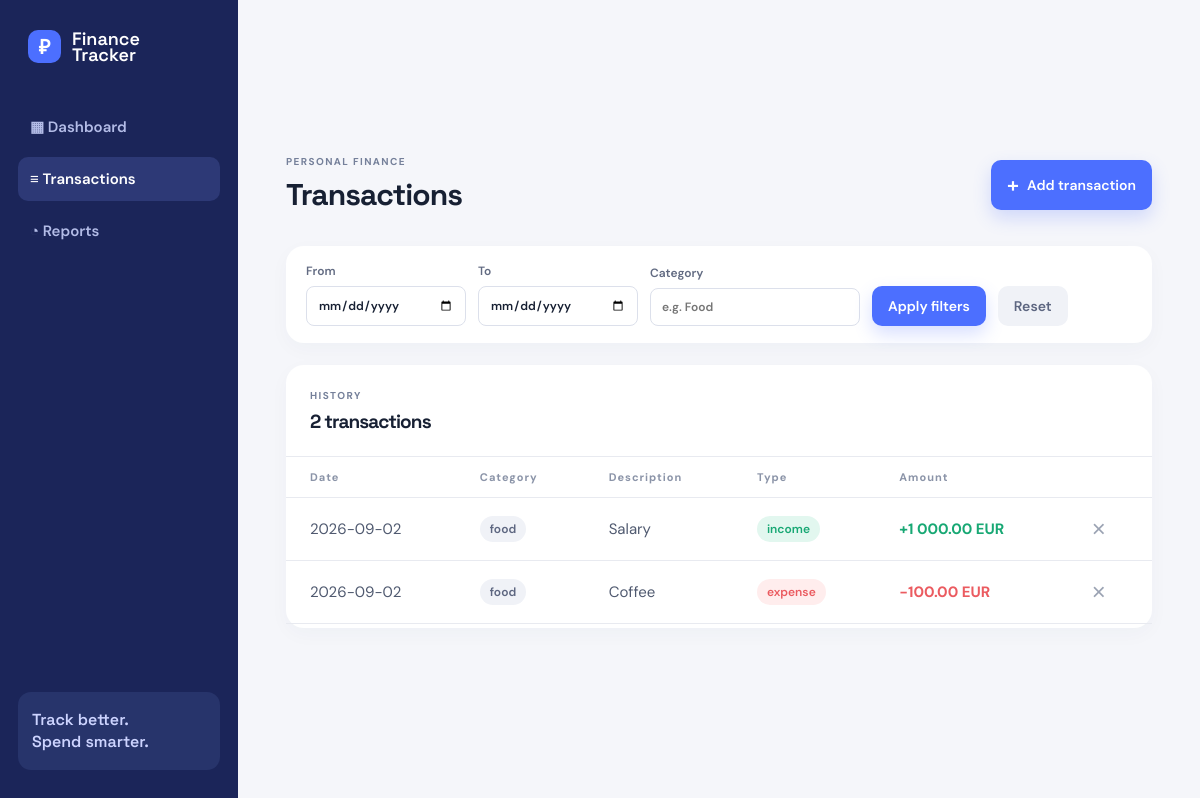
The app's page /transactions, older data.
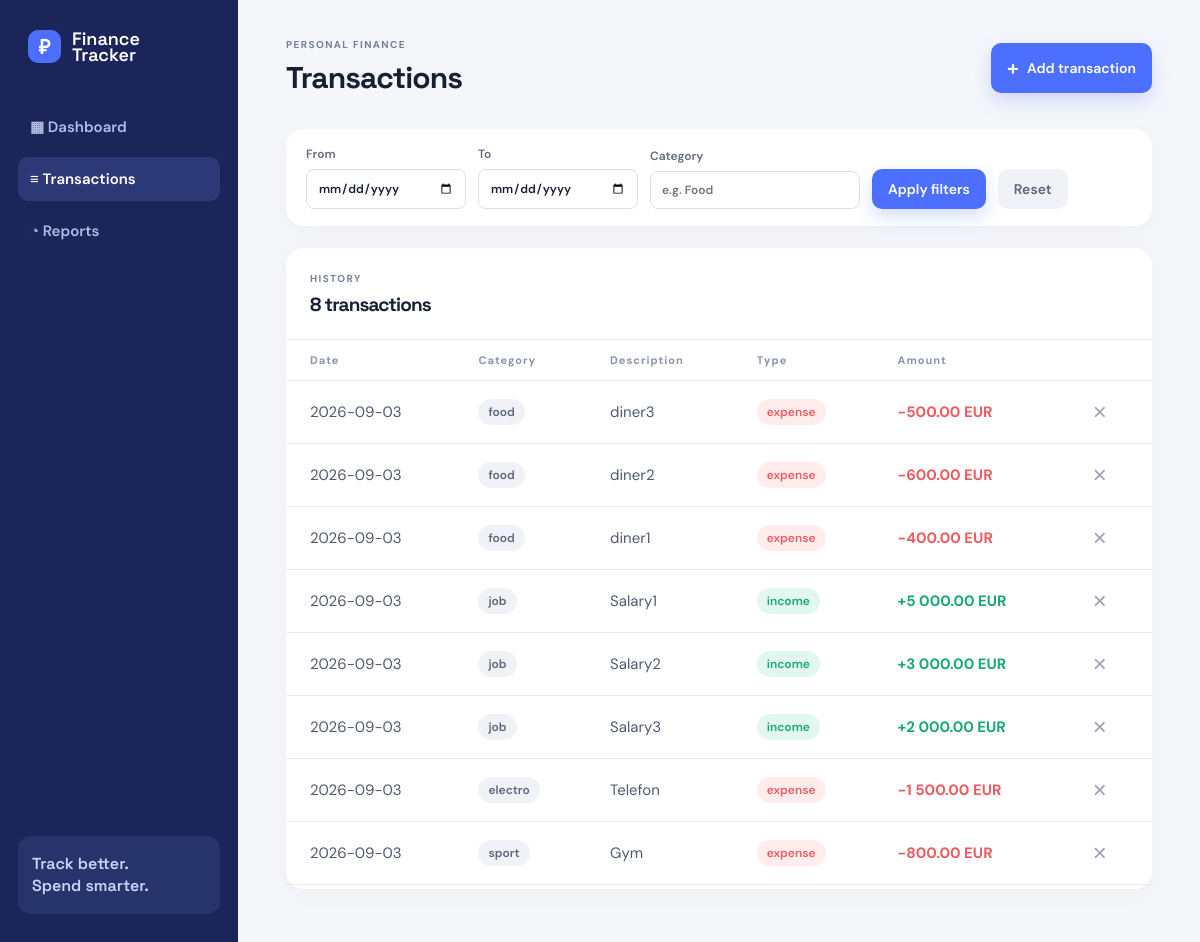
The same page, newer data.
### tables this page shows
CREATE TABLE transactions (
            id INTEGER PRIMARY KEY AUTOINCREMENT,
            type TEXT NOT NULL,
            amount REAL NOT NULL,
            category TEXT,
            description TEXT,
            date DATE
        );

### app.py (the view)
@app.get("/transactions")
def transactions():
    date_from = request.args.get("from", "")
    date_to = request.args.get("to", "")
    category = request.args.get("category", "")
    try:
        validated_from = validate_date(date_from or None)
        validated_to = validate_date(date_to or None)
    except ValueError as error:
        flash(str(error), "error")
        validated_from = validated_to = None
    conn = database_connection()
    try:
        records = get_transactions(conn, validated_from, validated_to, category)
    finally:
        conn.close()
    return render_template(
        "transactions.html",
        transactions=records,
        filters={
            "date_from": date_from,
            "date_to": date_to,
            "category": category,
        },
    )

### app.py (called while the page is built)
def money(amount):
    return f"{amount:,.2f}".replace(",", " ") + " EUR"

@app.template_filter("money")
def money_filter(amount):
    return money(amount)

def database_connection():
    conn = create_connection()
    create_table(conn)
    return conn

### database.py (called while the page is built)
def create_connection():
    return sqlite3.connect(DB_NAME)

def create_table(conn):
    conn.execute(
        """
        CREATE TABLE IF NOT EXISTS transactions (
            id INTEGER PRIMARY KEY AUTOINCREMENT,
            type TEXT NOT NULL,
            amount REAL NOT NULL,
            category TEXT,
            description TEXT,
            date DATE
        )
        """
    )
    conn.commit()

def get_transactions(conn, date_from=None, date_to=None, category=None):
    conditions = []
    parameters = []
    if date_from:
        conditions.append("date >= ?")
        parameters.append(date_from)
    if date_to:
        conditions.append("date <= ?")
        parameters.append(date_to)
    if category:
        conditions.append("LOWER(category) = LOWER(?)")
        parameters.append(category.strip())
    where_clause = f"WHERE {' AND '.join(conditions)}" if conditions else ""
    cursor = conn.execute(
        """
        SELECT * FROM transactions
        {where_clause}
        ORDER BY date DESC, id DESC
        """.format(where_clause=where_clause),
        parameters,
    )
    return cursor.fetchall()

### validators.py (called while the page is built, shortened)
def validate_date(value, allow_month=False):
    if value is None:
        return None

### templates/transactions.html (shortened to what this page needs)
{% extends "base.html" %}
{% block heading %}Transactions{% endblock %}
{% block content %}
<section class="panel filter-panel">
    <form class="filters" method="get">
        <label>From<input type="date" name="from" value="{{ filters.date_from }}"></label>
        <label>To<input type="date" name="to" value="{{ filters.date_to }}"></label>
        <label>Category<input type="text" name="category" value="{{ filters.category }}" placeholder="e.g. Food"></label>
        <button class="button button-primary">Apply filters</button>
        <a class="button button-ghost" href="{{ url_for('transactions') }}">Reset</a>
    </form>
</section>
<section class="panel table-panel">
    <div class="panel-heading">
        <div>
            <p class="eyebrow">HISTORY</p>
            <h2>{{ transactions|length }} transaction{{ '' if transactions|length == 1 else 's' }}</h2>
        </div>
    </div>
    {% if transactions %}
        <div class="table-wrap">
            <table>
                <thead>
                    <tr>
                        <th>Date</th>
                        <th>Category</th>
                        <th>Description</th>
                        <th>Type</th>
                        <th>Amount</th>
                        <th></th>
                    </tr>
                </thead>
                <tbody>
                    {% for item in transactions %}
                        <tr>
                            <td>{{ item[5] }}</td>
                            <td><span class="category-pill">{{ item[3] }}</span></td>
                            <td>{{ item[4] or '—' }}</td>
                            <td><span class="type-label {{ item[1] }}">{{ item[1] }}</span></td>
                            <td class="amount {{ item[1] }}">
                                {{ '+' if item[1] == 'income' else '−' }}{{ item[2]|money }}
                            </td>
                            <td>
                                <form method="post" action="{{ url_for('delete', transaction_id=item[0]) }}" onsubmit="return confirm('Delete this transaction?');">
                                    <button class="delete-button" aria-label="Delete">×</button>
                                </form>
                            </td>
                        </tr>
                    {% endfor %}
                </tbody>
            </table>
        </div>
    {% else %}
        <div class="empty-state">No transactions match these filters.</div>
    {% endif %}
</section>
{% endblock %}

### templates/base.html (shortened to what this page needs)
<!doctype html>
<html lang="en">
<head>
	<link rel="stylesheet" href="{{ url_for('static', filename='style.css') }}">
</head>
<body>
	<div class="app-shell">
		<aside class="sidebar">
			<a class="brand" href="{{ url_for('dashboard') }}">
				<span class="brand-mark">₽</span>
				<span>Finance<br>Tracker</span>
			</a>
			<nav class="navigation">
				<a href="{{ url_for('dashboard') }}" class="{% if request.endpoint == 'dashboard' %}active{% endif %}">▦ Dashboard</a>
				<a href="{{ url_for('transactions') }}" class="{% if request.endpoint == 'transactions' %}active{% endif %}">≡ Transactions</a>
				<a href="{{ url_for('report') }}" class="{% if request.endpoint == 'report' %}active{% endif %}">◔ Reports</a>
			</nav>
			<div class="sidebar-note">Track better.<br>Spend smarter.</div>
		</aside>
		<main class="main-content">
			<header class="topbar">
				<div>
					<p class="eyebrow">PERSONAL FINANCE</p>
					<h1>{% block heading %}Overview{% endblock %}</h1>
				</div>
				<a class="button button-primary" href="{{ url_for('add') }}">
					<span>+</span> Add transaction
				</a>
			</header>
			{% block content %}{% endblock %}
		</main>
	</div>
</body>
</html>

### static/style.css (style rules this page uses)
* { box-sizing:border-box }
body { margin:0; background:var(--page); color:var(--ink); font:15px "DM Sans",Arial,sans-serif }
.app-shell { min-height:100vh; display:grid; grid-template-columns:238px minmax(0,1fr) }
.sidebar { background:var(--navy); color:#cdd4ff; padding:30px 18px; display:flex; flex-direction:column }
.brand { display:flex; gap:11px; align-items:center; color:#fff; text-decoration:none; font:600 18px/16px "Space Grotesk",sans-serif; padding:0 10px 42px }
.brand-mark { display:grid; place-items:center; width:33px; height:33px; border-radius:10px; background:var(--blue); font:bold 20px Georgia }
.navigation { display:grid; gap:8px }
.navigation a { color:#b3bce7; text-decoration:none; padding:12px; border-radius:10px; font-weight:600 }
.navigation a:hover,.navigation .active { background:#2d3976; color:#fff }
.sidebar-note { margin-top:auto; padding:17px 14px; background:#27346b; border-radius:13px; font:600 16px/22px "Space Grotesk" }
.main-content { padding:38px 48px 55px; max-width:1450px; width:100%; margin:auto }
.topbar,.panel-heading,.month-bar,.form-actions { display:flex; justify-content:space-between; align-items:center; gap:20px }
.topbar { margin-bottom:32px }
.eyebrow { font-size:10px; letter-spacing:1.4px; font-weight:700; color:var(--muted); margin:0 0 7px }
.topbar h1,h2 { font-family:"Space Grotesk",sans-serif; letter-spacing:-.9px; margin:0 }
.topbar h1 { font-size:30px }
.button { border:0; border-radius:10px; padding:11px 16px; font:600 14px "DM Sans"; text-decoration:none; cursor:pointer; display:inline-flex; justify-content:center; align-items:center; gap:8px }
.button-primary { background:var(--blue); color:#fff; box-shadow:0 8px 18px #4c6fff38 }
.button-primary span { font-size:21px }
.button-ghost { background:#f0f2f7; color:#5d6680 }
.month-bar input,.filters input,.form-grid input { border:1px solid #dce0eb; background:#fff; border-radius:8px; padding:10px 11px; color:var(--ink); font:inherit }
.panel { background:#fff; border-radius:var(--radius); padding:24px; box-shadow:0 6px 20px #26345d08 }
.panel-heading { margin-bottom:22px }
.panel-heading h2 { font-size:19px }
.income { color:var(--green)!important }
.expense { color:var(--red)!important }
.filter-panel { margin-bottom:22px; padding:17px 20px }
.filters { display:flex; gap:12px; align-items:end }
.filters label,.form-grid label { display:grid; gap:7px; color:#626b82; font-weight:600; font-size:12px }
.filters input { width:160px }
.filters label:nth-child(3) input { width:210px }
.table-panel { padding:24px 0 4px }
.table-panel .panel-heading { padding:0 24px }
.table-wrap { overflow:auto }
table { width:100%; border-collapse:collapse; min-width:760px }
th { text-align:left; color:#8b94a8; font-size:11px; letter-spacing:1px; padding:13px 24px; border-top:1px solid var(--line); border-bottom:1px solid var(--line) }
td { padding:16px 24px; border-bottom:1px solid var(--line); color:#505a70 }
.category-pill,.type-label { display:inline-block; border-radius:20px; padding:5px 10px; background:#f0f2f7; font-weight:600; font-size:12px; color:#5d6680 }
.type-label.income { background:#e2f7ef }
.type-label.expense { background:#ffeded }
.amount { font-weight:700; white-space:nowrap }
.delete-button { border:0; color:#9ba3b3; background:transparent; font-size:24px; cursor:pointer }

Row changes from the older to the newer data that the page shows:
removed transactions: date "2026-09-02", category "food", description "Salary", type "income", type "+", amount "1 000.00 EUR"
added transactions: date "2026-09-03", category "food", description "diner3", type "expense", type "−", amount "500.00 EUR"
added transactions: date "2026-09-03", category "food", description "diner2", type "expense", type "−", amount "600.00 EUR"
added transactions: date "2026-09-03", category "food", description "diner1", type "expense", type "−", amount "400.00 EUR"
added transactions: date "2026-09-03", category "job", description "Salary1", type "income", type "+", amount "5 000.00 EUR"
added transactions: date "2026-09-03", category "job", description "Salary2", type "income", type "+", amount "3 000.00 EUR"
added transactions: date "2026-09-03", category "job", description "Salary3", type "income", type "+", amount "2 000.00 EUR"
added transactions: date "2026-09-03", category "electro", description "Telefon", type "expense", type "−", amount "1 500.00 EUR"
changed transactions: date "2026-09-02" → "2026-09-03"; category "food" → "sport"; description "Coffee" → "Gym"; amount "100.00 EUR" → "800.00 EUR"
Text that changed along with them:
{{ transactions|length }}: "2" → "8"
